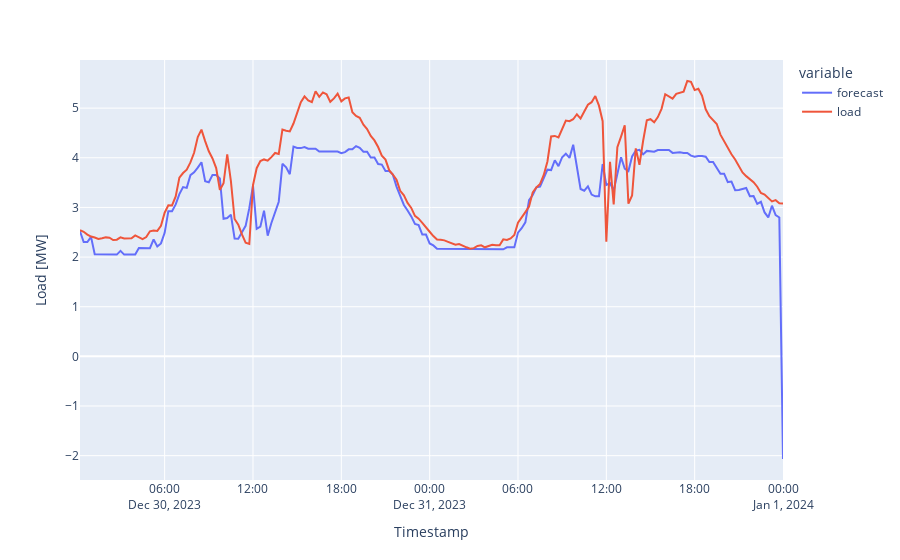

The notebook cell this image was saved under:
### Code cell
fig_forecast_realised=pd.concat([forecast["forecast"], realised], axis=1).plot()
fig_forecast_realised.update_layout(
    xaxis_title='Timestamp',
    yaxis_title="Load [MW]"
)
display(fig_forecast_realised.show())

### Figure 1 — Plotly figure (JSON) as saved in the notebook; plotly's stock layout.template omitted (floating-point values rounded to 4 significant figures; data arrays with more than 128 entries replaced by an {"elided": "..."} marker saying what was removed)
{"data": [{"hovertemplate": "variable=forecast<br>index=%{x}<br>value=%{y}<extra></extra>", "legendgroup": "forecast", "line": {"color": "#636efa", "dash": "solid"}, "marker": {"symbol": "circle"}, "mode": "lines", "name": "forecast", "orientation": "v", "showlegend": true, "type": "scatter", "x": {"elided": "192 str values"}, "xaxis": "x", "y": {"elided": "192 float values"}, "yaxis": "y"}, {"hovertemplate": "variable=load<br>index=%{x}<br>value=%{y}<extra></extra>", "legendgroup": "load", "line": {"color": "#EF553B", "dash": "solid"}, "marker": {"symbol": "circle"}, "mode": "lines", "name": "load", "orientation": "v", "showlegend": true, "type": "scatter", "x": {"elided": "192 str values"}, "xaxis": "x", "y": {"elided": "192 float values"}, "yaxis": "y"}], "layout": {"legend": {"title": {"text": "variable"}, "tracegroupgap": 0}, "margin": {"t": 60}, "xaxis": {"anchor": "y", "domain": [0, 1], "title": {"text": "Timestamp"}}, "yaxis": {"anchor": "x", "domain": [0, 1], "title": {"text": "Load [MW]"}}}}
